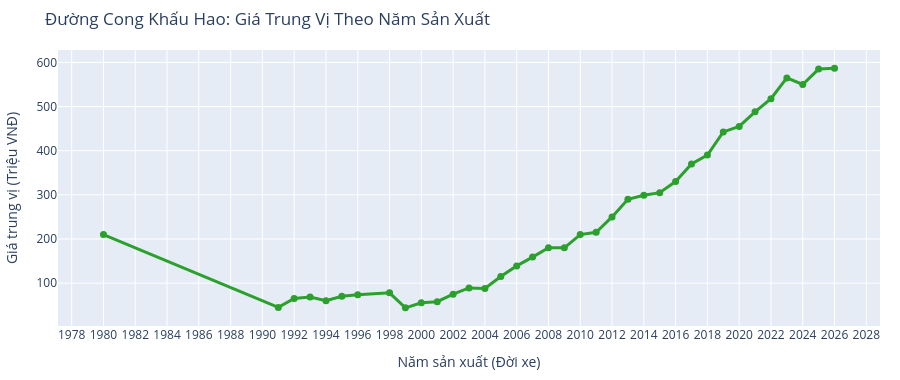

Notebook code for this chart:
### Markdown cell above
### 2. Tốc độ khấu hao theo năm sản xuất (Đời xe)

Mục đích phân tích:
- Xác định quy luật mất giá của ô tô cũ qua từng năm sử dụng để hỗ trợ khách hàng và người bán định giá hợp lý.

Kết luận chính:
- Tốc độ rớt giá diễn ra mạnh nhất trong **3 - 5 năm đầu** (trung bình **8% - 10%/năm** do chi phí lăn bánh ban đầu và khấu hao thương hiệu).
- Sau mốc **7 - 10 năm**, đường cong khấu hao thoải dần và tiệm cận mức sàn ổn định **150 - 250 triệu VNĐ** đối với các dòng xe phổ thông.
- Đối với xe trên 10 năm tuổi, giá xe ít biến động theo năm mà phụ thuộc chủ yếu vào chất lượng khung gầm và động cơ thực tế.

### Code cell
depreciation_df = df.groupby('mfdate').agg(
    gia_trung_vi=('price_million', 'median'),
    gia_trung_binh=('price_million', 'mean'),
    so_xe=('list_id', 'count')
).reset_index()

# Giữ các năm có cỡ mẫu khảo sát đại diện (>= 5 xe)
depreciation_df = depreciation_df[depreciation_df['so_xe'] >= 5]

fig_static2 = px.line(
    depreciation_df,
    x='mfdate',
    y='gia_trung_vi',
    markers=True,
    title="Đường Cong Khấu Hao: Giá Trung Vị Theo Năm Sản Xuất",
    labels={'mfdate': 'Năm sản xuất (Đời xe)', 'gia_trung_vi': 'Giá trung vị (Triệu VNĐ)'}
)
fig_static2.update_traces(line_color='#2ca02c', line_width=3, marker=dict(size=7))
fig_static2.update_layout(
    height=380,
    margin=dict(l=40, r=20, t=50, b=40),
    xaxis=dict(tickmode='linear', dtick=2)
)
fig_static2.show()

### Figure 1 — Plotly figure (JSON) as saved in the notebook; plotly's stock layout.template omitted (floating-point values rounded to 4 significant figures)
{"data": [{"hovertemplate": "Năm sản xuất (Đời xe)=%{x}<br>Giá trung vị (Triệu VNĐ)=%{y}<extra></extra>", "legendgroup": "", "line": {"color": "#2ca02c", "dash": "solid", "width": 3}, "marker": {"size": 7, "symbol": "circle"}, "mode": "lines+markers", "name": "", "orientation": "v", "showlegend": false, "type": "scatter", "x": [1980, 1991, 1992, 1993, 1994, 1995, 1996, 1998, 1999, 2000, 2001, 2002, 2003, 2004, 2005, 2006, 2007, 2008, 2009, 2010, 2011, 2012, 2013, 2014, 2015, 2016, 2017, 2018, 2019, 2020, 2021, 2022, 2023, 2024, 2025, 2026], "xaxis": "x", "y": [210.0, 45.0, 65.0, 68.69, 60.0, 70.0, 73.34, 78.0, 44.0, 55.5, 58.0, 75.0, 89.0, 88.0, 115.0, 139.0, 159.0, 180.0, 180.0, 210.0, 215.0, 250.0, 290.0, 299.0, 305.0, 330.0, 370.0, 390.0, 442.5, 455.0, 488.0, 518.0, 565.0, 550.0, 585.0, 587.0], "yaxis": "y"}], "layout": {"height": 380, "legend": {"tracegroupgap": 0}, "margin": {"b": 40, "l": 40, "r": 20, "t": 50}, "title": {"text": "Đường Cong Khấu Hao: Giá Trung Vị Theo Năm Sản Xuất"}, "xaxis": {"anchor": "y", "domain": [0, 1], "dtick": 2, "tickmode": "linear", "title": {"text": "Năm sản xuất (Đời xe)"}}, "yaxis": {"anchor": "x", "domain": [0, 1], "title": {"text": "Giá trung vị (Triệu VNĐ)"}}}}
